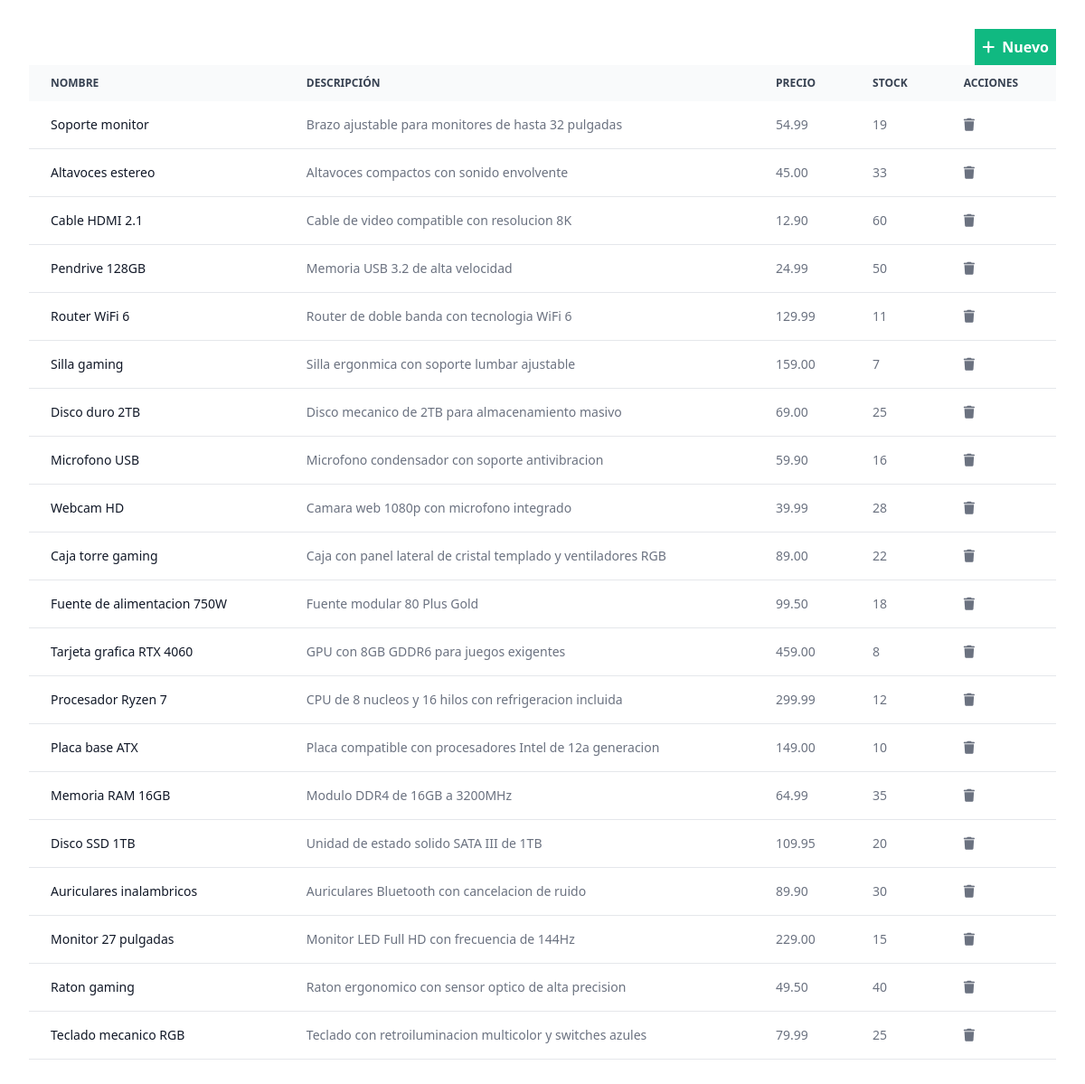
The app's page /ejemplo1/crud1/public/productos.php with its own data.
### tables this page shows
CREATE TABLE productos (
    id INT AUTO_INCREMENT PRIMARY KEY,
    nombre VARCHAR(150) UNIQUE NOT NULL,
    descripcion TEXT,
    precio DECIMAL(7,2) CHECK (precio >= 1 AND precio <= 9999.99),
    stock INT CHECK (stock >= 0)
);

### ejemplo1/crud1/public/productos.php (the view, shortened to what this page needs)
<!DOCTYPE html>
<html lang="es">
<?php
require __DIR__ . "/../bd/conexion.php";
$q = "select * from productos order by id desc";
$productos = mysqli_query($conexion, $q);
?>
<head>
    <link href="https://cdn.jsdelivr.net/npm/tailwindcss@2.2.16/dist/tailwind.min.css" rel="stylesheet">
    <link href="https://cdnjs.cloudflare.com/ajax/libs/font-awesome/6.0.0-beta3/css/all.min.css" rel="stylesheet">
</head>
<body class="p-8">
    <div class="relative overflow-x-auto">
        <div class="flex flex-row-reverse">
            <a href="nuevo.php" class="p-2 text-white font-bold bg-green-500 hover:bg-green-700 round-xl">
                <i class="fas fa-plus mr-1"></i> Nuevo
            </a>
        </div>
        <table class="w-full text-sm text-left rtl:text-right text-gray-500 dark:text-gray-400">
            <thead class="text-xs text-gray-700 uppercase bg-gray-50 dark:bg-gray-700 dark:text-gray-400">
                <tr>
                    <th scope="col" class="px-6 py-3">
                        Nombre
                    </th>
                    <th scope="col" class="px-6 py-3">
                        Descripción
                    </th>
                    <th scope="col" class="px-6 py-3">
                        Precio
                    </th>
                    <th scope="col" class="px-6 py-3">
                        Stock
                    </th>
                    <th scope="col" class="px-6 py-3">
                        Acciones
                    </th>
                </tr>
            </thead>
            <tbody>
                <?php foreach ($productos as $item): ?>
                    <tr class="bg-white border-b dark:bg-gray-800 dark:border-gray-700 border-gray-200">
                        <th scope="row" class="px-6 py-4 font-medium text-gray-900 whitespace-nowrap dark:text-white">
                            <?= $item['nombre'] ?>
                        </th>
                        <td class="px-6 py-4">
                            <?= $item['descripcion'] ?>
                        </td>
                        <td class="px-6 py-4">
                            <?= $item['precio'] ?>
                        </td>
                        <td class="px-6 py-4">
                            <?= $item['stock'] ?>
                        </td>
                        <td class="px-6 py-4">
                            <form method="POST" action="delete.php">
                                <button type="submit">
                                    <i class="fas fa-trash"></i>
                                </button>
                            </form>
                        </td>
                    </tr>
                <?php endforeach ?>
            </tbody>
        </table>
    </div>
</body>
</html>

### records on screen
productos: nombre "Soporte monitor", descripcion "Brazo ajustable para monitores de hasta 32 pulgadas", precio "54.99", stock "19"
productos: nombre "Altavoces estereo", descripcion "Altavoces compactos con sonido envolvente", precio "45.00", stock "33"
productos: nombre "Cable HDMI 2.1", descripcion "Cable de video compatible con resolucion 8K", precio "12.90", stock "60"
productos: nombre "Pendrive 128GB", descripcion "Memoria USB 3.2 de alta velocidad", precio "24.99", stock "50"
productos: nombre "Router WiFi 6", descripcion "Router de doble banda con tecnologia WiFi 6", precio "129.99", stock "11"
productos: nombre "Silla gaming", descripcion "Silla ergonmica con soporte lumbar ajustable", precio "159.00", stock "7"
productos: nombre "Disco duro 2TB", descripcion "Disco mecanico de 2TB para almacenamiento masivo", precio "69.00", stock "25"
productos: nombre "Microfono USB", descripcion "Microfono condensador con soporte antivibracion", precio "59.90", stock "16"
productos: nombre "Webcam HD", descripcion "Camara web 1080p con microfono integrado", precio "39.99", stock "28"
productos: nombre "Caja torre gaming", descripcion "Caja con panel lateral de cristal templado y ventiladores RGB", precio "89.00", stock "22"
productos: nombre "Fuente de alimentacion 750W", descripcion "Fuente modular 80 Plus Gold", precio "99.50", stock "18"
productos: nombre "Tarjeta grafica RTX 4060", descripcion "GPU con 8GB GDDR6 para juegos exigentes", precio "459.00", stock "8"
productos: nombre "Procesador Ryzen 7", descripcion "CPU de 8 nucleos y 16 hilos con refrigeracion incluida", precio "299.99", stock "12"
productos: nombre "Placa base ATX", descripcion "Placa compatible con procesadores Intel de 12a generacion", precio "149.00", stock "10"
productos: nombre "Memoria RAM 16GB", descripcion "Modulo DDR4 de 16GB a 3200MHz", precio "64.99", stock "35"
productos: nombre "Disco SSD 1TB", descripcion "Unidad de estado solido SATA III de 1TB", precio "109.95", stock "20"
productos: nombre "Auriculares inalambricos", descripcion "Auriculares Bluetooth con cancelacion de ruido", precio "89.90", stock "30"
productos: nombre "Monitor 27 pulgadas", descripcion "Monitor LED Full HD con frecuencia de 144Hz", precio "229.00", stock "15"
productos: nombre "Raton gaming", descripcion "Raton ergonomico con sensor optico de alta precision", precio "49.50", stock "40"
productos: nombre "Teclado mecanico RGB", descripcion "Teclado con retroiluminacion multicolor y switches azules", precio "79.99", stock "25"
